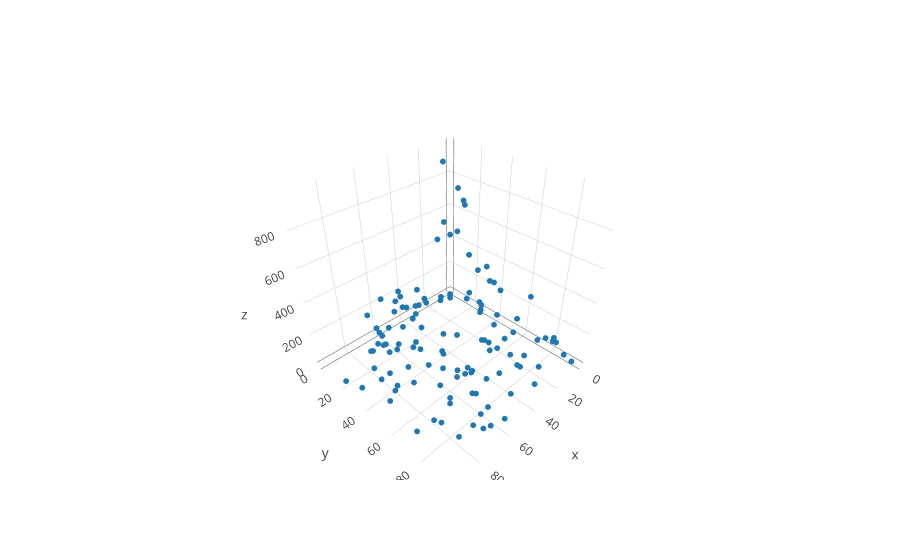

Notebook code cell kept with this figure:
### Markdown cell above
Here, we take a sample of 25 percent of the above grid to "observe"

### Code cell
X_part, y_part = sim.rand_partial_grid(X, y, 0.3)
X_full, y_full, obs_idx, imag_idx = sim.fill_grid(X_part, y_part)

color = np.zeros(X_full.shape[0])
color[obs_idx] = 1.0
trace_partial_obs = go.Scatter3d(x = X_full[obs_idx, 0], y = X_full[obs_idx, 1],
                                 z= y[obs_idx], mode = 'markers', marker=dict(size = 2))
iplot([trace_partial_obs])

### Figure 1 — Plotly figure (JSON) as saved in the notebook; plotly's stock layout.template omitted (floating-point values rounded to 4 significant figures)
{"data": [{"marker": {"size": 2}, "mode": "markers", "type": "scatter3d", "x": [0, 0, 0, 0, 0, 0, 5, 5, 5, 5, 5, 10, 10, 10, 10, 10, 10, 10, 15, 15, 15, 15, 15, 20, 20, 20, 20, 20, 25, 25, 25, 25, 25, 25, 30, 30, 30, 30, 30, 35, 35, 35, 40, 40, 40, 40, 40, 45, 45, 45, 45, 45, 45, 45, 45, 45, 45, 50, 50, 50, 50, 50, 50, 50, 55, 55, 55, 55, 55, 60, 60, 60, 60, 60, 60, 60, 60, 60, 60, 60, 60, 65, 65, 65, 65, 65, 65, 65, 70, 70, 70, 70, 70, 70, 70, 75, 75, 75, 75, 75, 75, 75, 80, 80, 80, 80, 85, 85, 85, 90, 90, 90, 90, 90, 90, 95, 95, 95, 95, 95], "y": [15, 30, 40, 70, 75, 80, 30, 40, 45, 90, 95, 5, 10, 20, 25, 35, 60, 85, 15, 40, 45, 50, 65, 10, 15, 35, 75, 85, 35, 45, 50, 55, 70, 95, 0, 10, 35, 60, 90, 40, 60, 85, 0, 15, 20, 75, 85, 0, 5, 10, 15, 20, 40, 50, 65, 80, 90, 5, 10, 45, 65, 75, 80, 90, 0, 5, 30, 60, 70, 0, 5, 20, 25, 35, 40, 55, 65, 70, 75, 85, 95, 0, 10, 15, 25, 50, 65, 85, 15, 25, 40, 45, 65, 85, 95, 15, 50, 70, 75, 85, 90, 95, 25, 35, 75, 80, 45, 50, 75, 40, 45, 50, 55, 85, 95, 20, 35, 75, 80, 90], "z": [9, 320, 18, 4, 50, 83, 88, 281, 251, 57, 43, 554, 492, 735, 421, 66, 62, 153, 122, 174, 364, 88, 217, 500, 959, 261, 440, 39, 808, 479, 36, 49, 58, 304, 32, 110, 683, 56, 23, 939, 161, 220, 77, 173, 245, 64, 192, 147, 207, 156, 102, 331, 142, 196, 444, 359, 251, 126, 294, 64, 69, 98, 333, 110, 215, 35, 278, 37, 153, 32, 4, 37, 191, 148, 276, 99, 157, 169, 74, 59, 63, 155, 90, 36, 62, 122, 1, 52, 71, 76, 73, 241, 348, 17, 104, 50, 72, 700, 125, 423, 309, 130, 151, 255, 736, 774, 173, 127, 97, 206, 169, 60, 171, 214, 216, 7, 74, 111, 622, 511]}], "layout": {}}
